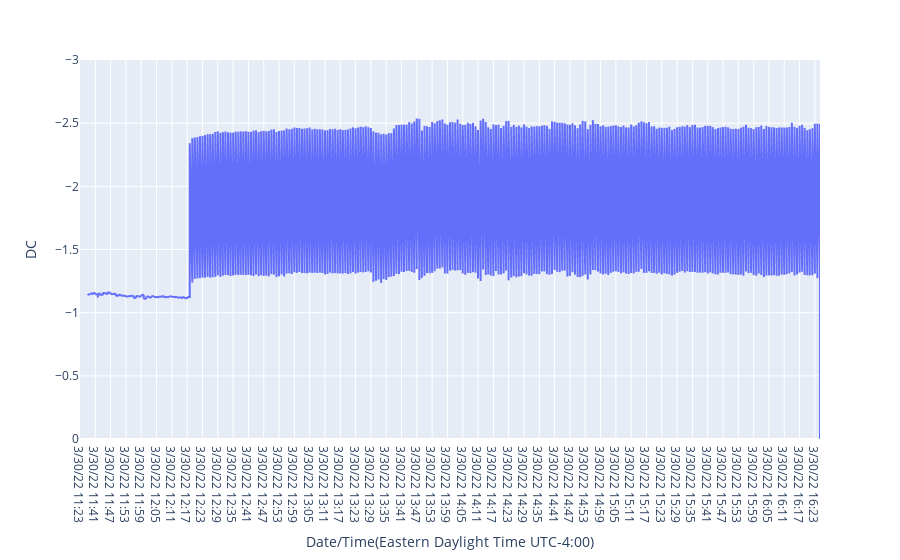

Here is the notebook cell this chart was saved with:
### Code cell
#PLOT US SDL IN PLOTLY
fig = px.line(UsRaw, x='Date/Time(Eastern Daylight Time UTC-4:00)', y='DC ', range_y=[0, -3])
fig.show()

### Figure 1 — Plotly figure (JSON) as saved in the notebook; plotly's stock layout.template omitted (floating-point values rounded to 4 significant figures; data arrays with more than 128 entries replaced by an {"elided": "..."} marker saying what was removed)
{"data": [{"hovertemplate": "Date/Time(Eastern Daylight Time UTC-4:00)=%{x}<br>DC =%{y}<extra></extra>", "legendgroup": "", "line": {"color": "#636efa", "dash": "solid"}, "marker": {"symbol": "circle"}, "mode": "lines", "name": "", "showlegend": false, "type": "scattergl", "x": {"elided": "17210 str values"}, "xaxis": "x", "y": {"elided": "17210 float values"}, "yaxis": "y"}], "layout": {"legend": {"tracegroupgap": 0}, "margin": {"t": 60}, "xaxis": {"anchor": "y", "domain": [0, 1], "title": {"text": "Date/Time(Eastern Daylight Time UTC-4:00)"}}, "yaxis": {"anchor": "x", "domain": [0, 1], "range": [0, -3], "title": {"text": "DC "}}}}
